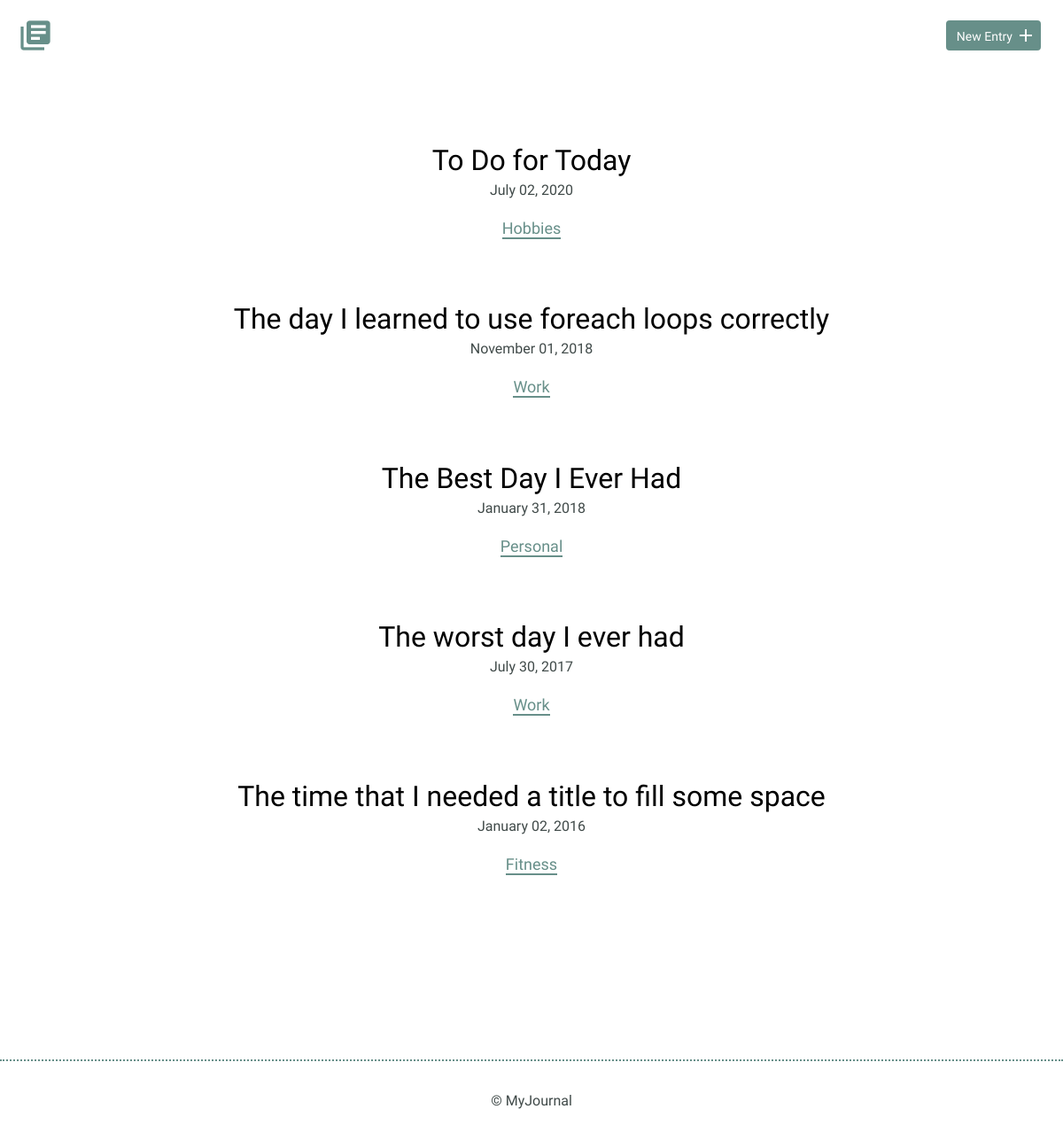
The app's page /, older data.
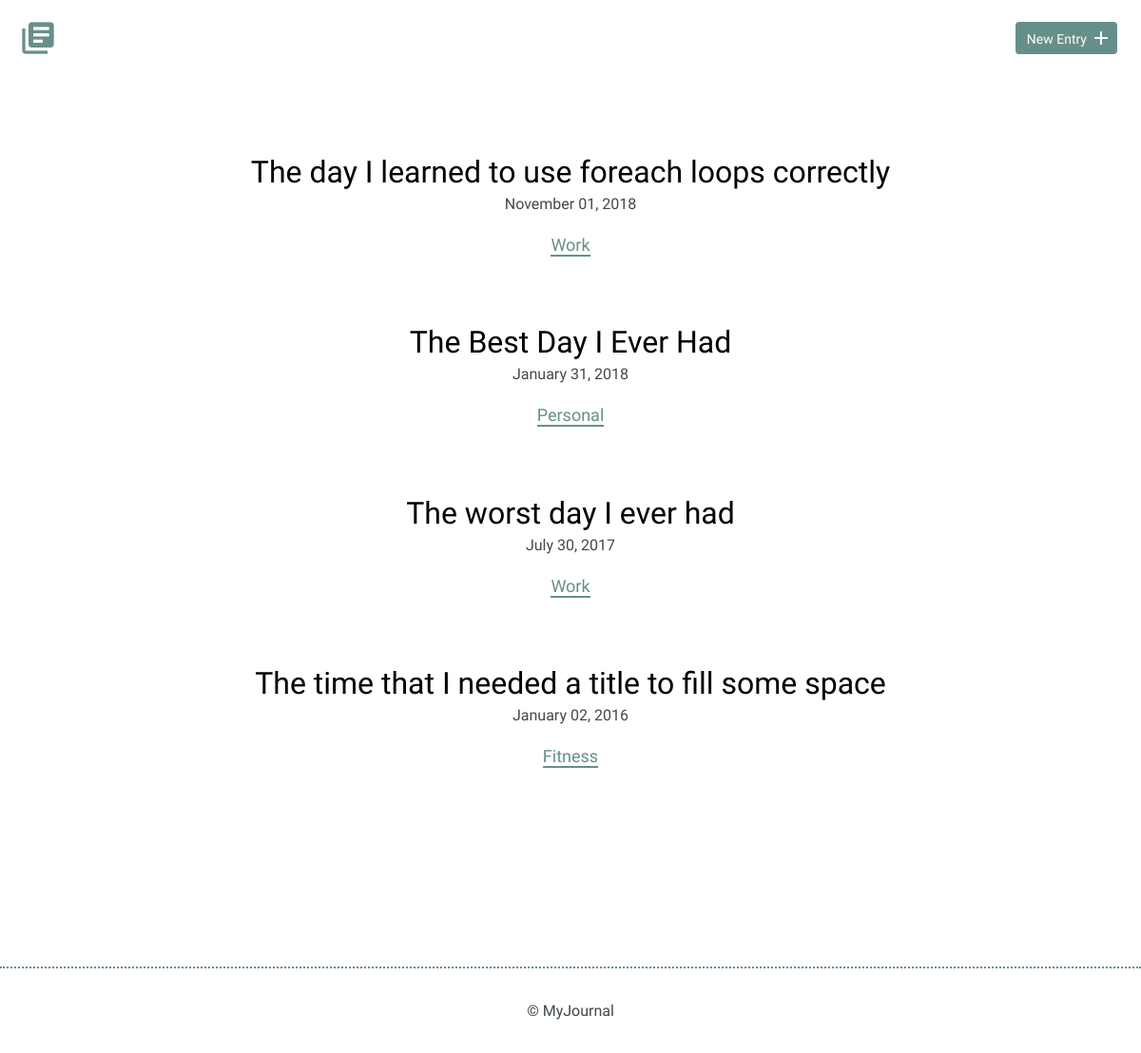
The same page, newer data.
### tables this page shows
CREATE TABLE "entries" (
	"id"	INTEGER,
	"title"	TEXT,
	"date"	TEXT,
	"time_spent"	INTEGER,
	"learned"	BLOB,
	"resources"	BLOB,
	"tag_id"	INTEGER,
	PRIMARY KEY("id"),
	FOREIGN KEY("tag_id") REFERENCES "tags"("tag_id")
);

CREATE TABLE "tags" (
	"tag_id"	INTEGER,
	"tag"	TEXT,
	PRIMARY KEY("tag_id")
);

### inc/functions.php (called while the page is built, shortened)
<?php
function get_entries($tag = null){
    include('connection.php');
    try{
        $sql = 'SELECT id, title, date, tag FROM entries INNER JOIN tags ON entries.tag_id = tags.tag_id';
        $sql.= ' ORDER BY date DESC';
        $results = $db->prepare($sql);
        $results->execute();
        return $results;
    } catch (Exception $e){
        echo "Error retrieving data: ". $e->getMessage() . "</br>";
        return [];
    }
}

### index.php (the view, shortened to what this page needs)
<?php
include('inc/header.php');
include('inc/functions.php');
$tag = null;
?>
<div class="container">
    <div class="entry-list">
        <?php
        foreach(get_entries($tag) as $entry){
            echo "<article>";
            echo "<h2><a href='detail.php?id=" . $entry['id'] . "'>" . $entry['title'] . "</a></h2>";
            echo "<time datetime='" . strtotime($entry['date']) . "'>" . date('F d, Y', strtotime($entry['date'])) . "</time>";
            echo "<p class='tag'><a href='index.php?tag=".$entry['tag']."'>" .$entry['tag']."</a></p>";
            echo "</article>";
        }
        ?>
    </div>
</div>
<?php
include('inc/footer.php');
?>

### inc/header.php (shortened to what this page needs)
<!DOCTYPE html>
<html>
    <head>
        <link rel="stylesheet" href="https://cdnjs.cloudflare.com/ajax/libs/animate.css/4.0.0/animate.min.css"/>
        <link rel="stylesheet" href="css/normalize.css">
        <link rel="stylesheet" href="css/site.css">
    </head>
    <body>
        <header>
            <div class="container">
                <div class="site-header">
                    <a class="logo" href="../index.php"><i class="material-icons">library_books</i></a>
                    <a class="button icon-right" href="new.php"><span>New Entry</span> <i class="material-icons">add</i></a>
                </div>
            </div>
        </header>
        <section>

### inc/footer.php
</section>
        <footer>
            <div>
                &copy; MyJournal
            </div>
        </footer>
    </body>
</html>

### css/site.css (style rules this page uses)
body { font-size: 16px; color: #404a49; font-family: 'Cousine', serif; font-weight: 400; }
.container { margin: 0 auto; padding: 0 25px; }
header .site-header { margin: 0 auto; height: 95px; }
header .logo i { color: #678f89; margin: 20px 0 0 -5px; float: left; font-size: 40px; }
header .button { float: right; margin: 33px 0 0 0; }
footer { text-align: center; padding: 35px 0; border-top: 2px dotted #678f89; }
.button { padding: 8px 10px 6px 10px; background: #678f89; border: 2px solid #678f89; border-radius: 4px; text-decoration: none; color: #FFF; position: relative; text-align: center; font-size: 14px; }
.button.icon-right { padding-right: 30px; top: -10px; }
.button.icon-right i { position: absolute; top: 3px; right: 3px; }
h1, h2, h3 { margin: 0; font-weight: 400; line-height: 1em; color: #000; }
h2 { font-size: 32px; }
h2 a { text-decoration: none; color: #000; }
p { line-height: 1.8em; font-size: 18px; }
p a { border-bottom: 2px solid #678f89; padding: 0; color: #678f89; text-decoration: none; }
.entry-list, .edit-entry, .new-entry { max-width: 800px; margin: 0 auto; padding: 70px 0 150px 0; }
.entry-list article { margin-bottom: 70px; text-align: center; }
.entry-list article:last-child { margin-bottom: 0; }
.entry-list article h2 { margin-bottom: 8px; }
.tag { display:block; margin-bottom: 3em; }

Row changes from the older to the newer data that the page shows:
removed entries: title "To Do for Today", date "July 02, 2020", tag.tag "Hobbies"
